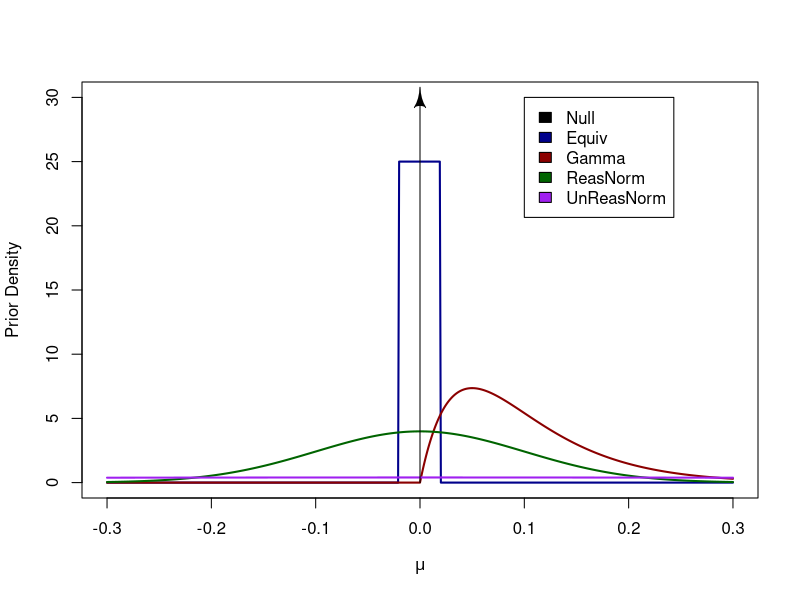
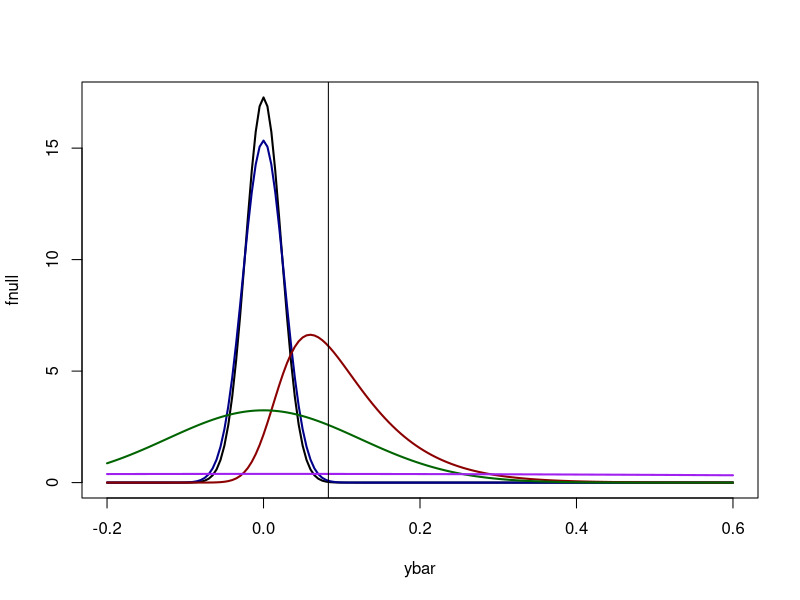

The R script that drew these images, in order: (Note: this script raises an error after producing the figures.)
## ---- chunk 1
set.seed(1234565)
y=rnorm(12,.05,.08)
## ---- chunk 2
N=length(y)
## ---- chunk 3
mu=seq(-.3,.3,.001)
plot(mu,dunif(mu,-.02,.02),typ='l',col='darkblue',ylim=c(0,30),lwd=2,xlab=expression(mu),ylab="Prior Density")
lines(mu,dgamma(mu,shape=2,rate=20),col='darkred',lwd=2)
lines(mu,dnorm(mu,0,.1),col='darkgreen',lwd=2)
lines(mu,dnorm(mu,0,1),col='purple',lwd=2)
shape::Arrows(0,0,0,30)
legend(.1,30,c("Null","Equiv","Gamma","ReasNorm","UnReasNorm"),fill=c('black','darkblue','darkred','darkgreen','purple'))
## ---- chunk 4
normPred=function(ybar,N,b) dnorm(ybar,0,.08/sqrt(N)+b)


ybar=seq(-.2,.6,.005)
fnull=normPred(ybar,N,b=0)
fReas=normPred(ybar,N,b=.1)
fUnReas=normPred(ybar,N,b=1)
## ---- chunk 5
integrand=function(mu,ybar,N){
  dnorm(ybar,mu,.08/sqrt(N))*dunif(mu,-.02,.02)}

predEquiv=function(ybar,N){
  integrate(integrand,lower=-.02,upper=.02,
            ybar=ybar,N=N)$value
}

fEquiv=1:length(ybar)
for (i in 1:length(ybar)){
  fEquiv[i]=predEquiv(ybar[i],N)
}
## ---- chunk 6
integrand=function(mu,ybar,N){
  dnorm(ybar,mu,.08/sqrt(N))*dgamma(mu,shape=2,rate=20)}

predGamma=function(ybar,N){
  integrate(integrand,lower=0,upper=1,
            ybar=ybar,N=N)$value
}

fGamma=1:length(ybar)
for (i in 1:length(ybar)){
  fGamma[i]=predGamma(ybar[i],N)
}
## ---- chunk 7
plot(typ='l',ybar,fnull,lwd=2)
lines(ybar,fEquiv,col='darkblue',lwd=2)
lines(ybar,fGamma,col='darkred',lwd=2)
lines(ybar,fReas,col='darkgreen',lwd=2)
lines(ybar,fUnReas,col='purple',lwd=2)
abline(v=mean(y))

bf=c(predEq(mean(y),N),predGamma(mean(y),N),normPred(mean(y),N,b=.1),normPred(mean(y),N,b=1))/normPred(mean(y),N,0)
names(bf)=c("Equiv","Gamma","Reas","Unreas")
print(round(bf,1))
